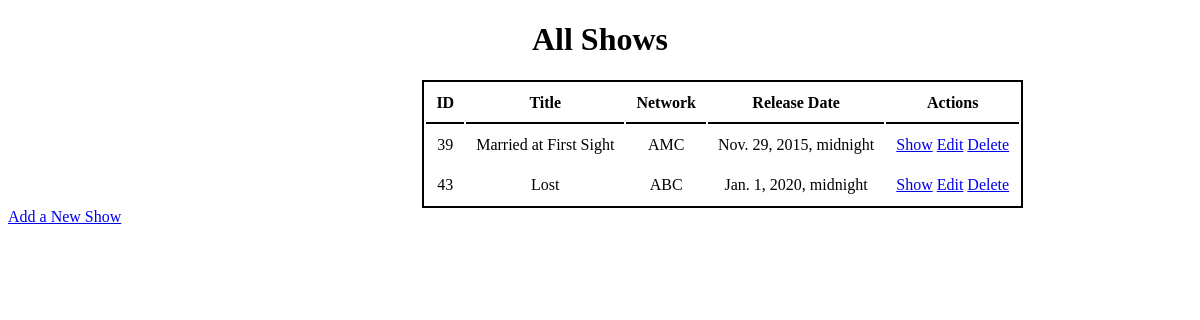
The app's page /shows, older data.
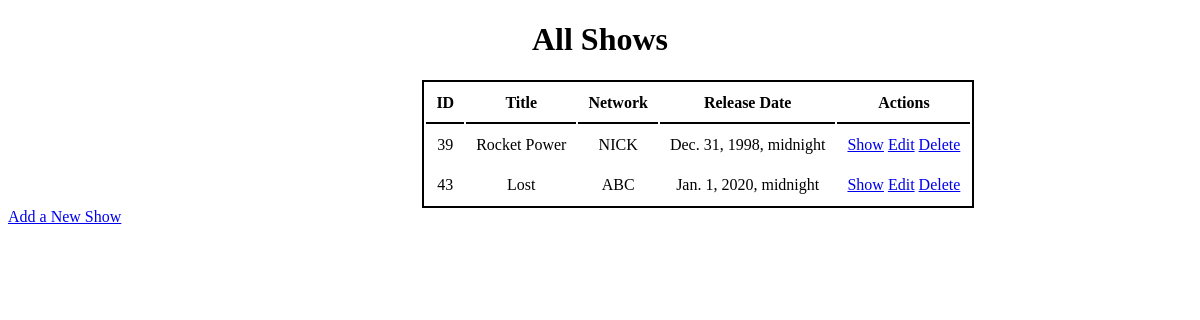
The same page, newer data.
### restful_app/models.py (models this page shows)
class Show(models.Model):
    title = models.CharField(max_length=45)
    network = models.CharField(max_length=45)
    release_date = models.DateTimeField()
    desc = models.TextField()
    created_at = models.DateTimeField(auto_now_add=True)
    updated_at = models.DateTimeField(auto_now=True)
    objects = ShowManager()

### restful_app/views.py (the view)
# urls.py: path('shows', views.shows),
def shows(request):
    context = {
        'shows': Show.objects.all()
    }
    return render(request, "shows.html", context)

### restful_app/templates/shows.html (shortened to what this page needs)
<!DOCTYPE html>
<html lang="en">
<head>
    {% load static %}
    <link rel="stylesheet" href="{% static 'shows.css' %}">
</head>
<body>
    <h1>All Shows</h1>
    <div id="table">
    <table>
        <tr">
            <th id="top_line">ID</th>
            <th id="top_line">Title</th>
            <th id="top_line">Network</th>
            <th id="top_line">Release Date</th>
            <th id="top_line">Actions</th>
        {% for show in shows %}
        <tr>
            <td>{{show.id}}</td>
            <td>{{show.title}}</td>
            <td>{{show.network}}</td>
            <td>{{show.release_date}}</td>
            <td>
                <a href="/shows_desc/{{show.id}}">Show</a>
                <a href="/shows/{{show.id}}/edit">Edit</a>
                <a href="/shows_delete/{{show.id}}/delete">Delete</a>
            </td>
        </tr>
        {% endfor %}
    </table>
    </div>
    <a href="/new_show">Add a New Show</a>
</body>
</html>

### restful_app/static/shows.css (style rules this page uses)
h1 { text-align: center; }
table { text-align: center; border: black 2px solid; margin-left: 35%; }
#top_line { border-bottom: black 2px solid; }
th, td { padding: 10px; }

Row changes from the older to the newer data that the page shows:
changed Show id 39: title "Married at First Sight" → "Rocket Power"; network "AMC" → "NICK"; release_date "Nov. 29, 2015, midnight" → "Dec. 31, 1998, midnight"
